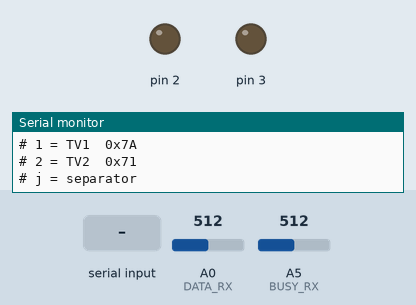
This sketch was run on a simulated Arduino Uno, built with avr-gcc and run on an emulated ATmega328P. On the bench: output pins drawn as LEDs (lit = HIGH), the last lines printed to the serial monitor. Inputs (shaded band) come from the test bench; at power-on: A0 (DATA_RX) = 512, A5 (BUSY_RX) = 512.

Above: at 1.3 s.
1.4 s: "1\n" received over Serial
At 2.1 s:
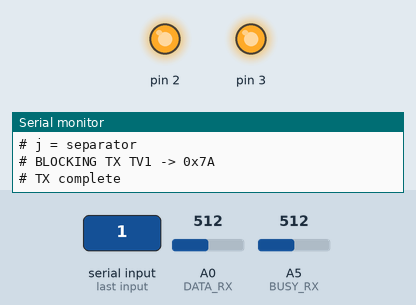
4.5 s: byte 50 ('2') received over Serial
Timing chart, 0 to 7.5 s (numbered marks = the images above; inputs shaded):
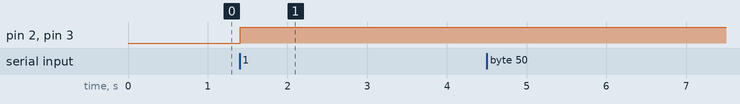

Measured:
- after the input at 1.4 s, pin 2, pin 3: LOW → HIGH at once

The sketch:

xs-tx8.ino
```cpp
/*
  Kenwood XS LIVE v8
  Blocking timing test — TV1 / TV2 only

  RX:
    A0 = DATA
    A5 = BUSY

  TX:
    D2 -> 2.2k -> DATA
    D3 -> 2.2k -> BUSY

  Commands:
    1 = TV1 = 0x7A
    2 = TV2 = 0x71
    j = separator

  Timing derived from fresh real receiver captures.
*/

const uint8_t DATA_RX = A0;
const uint8_t BUSY_RX = A5;

const uint8_t DATA_TX = 2;
const uint8_t BUSY_TX = 3;


// -----------------------------------------------------------------------------
// Sniffer
// -----------------------------------------------------------------------------

const int ADC_THRESHOLD = 500;

int lastData = -1;
int lastBusy = -1;


// -----------------------------------------------------------------------------
// Timing
// -----------------------------------------------------------------------------

const uint16_t XS_LEAD_US       = 1200;
const uint16_t XS_START_HIGH_US = 9720;

const uint16_t XS_ONE_LOW_US    = 4800;
const uint16_t XS_ZERO_LOW_US   = 9720;

const uint16_t XS_HIGH_US       = 4900;

const uint16_t XS_END_US        = 750;


// -----------------------------------------------------------------------------
// Line control
// -----------------------------------------------------------------------------

void driveHigh(uint8_t pin)
{
  digitalWrite(pin, HIGH);
  pinMode(pin, OUTPUT);
}


void releaseLine(uint8_t pin)
{
  pinMode(pin, INPUT);
}


void setData(bool high)
{
  if (high)
    driveHigh(DATA_TX);
  else
    releaseLine(DATA_TX);
}


void setBusy(bool high)
{
  if (high)
    driveHigh(BUSY_TX);
  else
    releaseLine(BUSY_TX);
}


// -----------------------------------------------------------------------------
// Blocking XS8 transmitter
// -----------------------------------------------------------------------------

void sendXs8Blocking(uint8_t value)
{
  // Make sure both lines begin released.
  setData(false);
  setBusy(false);

  delayMicroseconds(1000);


  // BUSY rises.
  setBusy(true);

  delayMicroseconds(XS_LEAD_US);


  // DATA rises: start signal.
  setData(true);

  delayMicroseconds(XS_START_HIGH_US);


  // 8 bits, MSB first.
  for (int bit = 7; bit >= 0; --bit) {

    // Variable LOW pulse.
    setData(false);

    if (value & (1 << bit)) {
      delayMicroseconds(XS_ONE_LOW_US);
    } else {
      delayMicroseconds(XS_ZERO_LOW_US);
    }


    // Fixed HIGH interval.
    setData(true);

    delayMicroseconds(XS_HIGH_US);
  }


  // BUSY falls while DATA remains HIGH.
  setBusy(false);

  delayMicroseconds(XS_END_US);


  // DATA falls / releases.
  setData(false);
}


// -----------------------------------------------------------------------------
// Sniffer
// -----------------------------------------------------------------------------

int readLogic(uint8_t pin)
{
  return analogRead(pin) >= ADC_THRESHOLD ? 1 : 0;
}


void serviceSniffer()
{
  int data = readLogic(DATA_RX);
  int busy = readLogic(BUSY_RX);

  if (data != lastData || busy != lastBusy) {

    Serial.print(micros());
    Serial.print(",");
    Serial.print(data);
    Serial.print(",");
    Serial.println(busy);

    lastData = data;
    lastBusy = busy;
  }
}


// -----------------------------------------------------------------------------
// Send helper
// -----------------------------------------------------------------------------

void sendInput(const char *name, uint8_t value)
{
  Serial.print("# BLOCKING TX ");
  Serial.print(name);
  Serial.print(" -> 0x");

  if (value < 0x10)
    Serial.print("0");

  Serial.println(value, HEX);

  Serial.flush();

  sendXs8Blocking(value);

  Serial.println("# TX complete");
}


// -----------------------------------------------------------------------------
// Serial
// -----------------------------------------------------------------------------

void serviceSerial()
{
  while (Serial.available()) {

    char c = Serial.read();

    if (c == '\r' || c == '\n')
      continue;

    switch (c) {

      case '1':
        sendInput("TV1", 0x7A);
        break;

      case '2':
        sendInput("TV2", 0x71);
        break;

      case 'j':
      case 'J':
        Serial.println();
        Serial.println(
          "========== NEXT BUTTON =========="
        );
        break;

      default:
        Serial.print("# Unknown command: ");
        Serial.println(c);
        break;
    }
  }
}


// -----------------------------------------------------------------------------
// Setup
// -----------------------------------------------------------------------------

void setup()
{
  Serial.begin(115200);

  pinMode(DATA_RX, INPUT);
  pinMode(BUSY_RX, INPUT);

  releaseLine(DATA_TX);
  releaseLine(BUSY_TX);

  delay(100);

  lastData = readLogic(DATA_RX);
  lastBusy = readLogic(BUSY_RX);

  Serial.println();
  Serial.println("# Kenwood XS LIVE v8");
  Serial.println("# Blocking timing test");
  Serial.println("#");
  Serial.println("# 1 = TV1  0x7A");
  Serial.println("# 2 = TV2  0x71");
  Serial.println("# j = separator");
}


// -----------------------------------------------------------------------------
// Main
// -----------------------------------------------------------------------------

void loop()
{
  serviceSniffer();
  serviceSerial();
}
```
